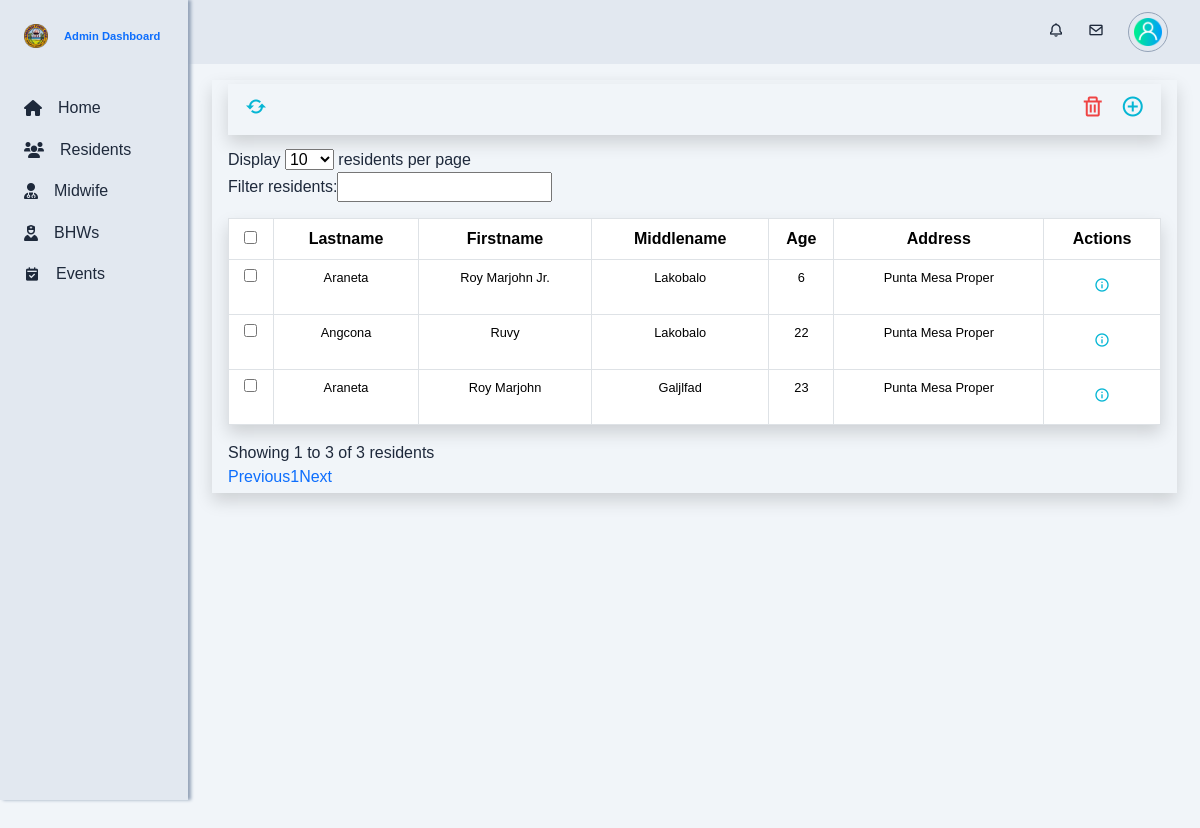
Screenshot of /app/views/admin/residents.php with the database file from the repository.
### tables this page shows
CREATE TABLE `residents` (
  `resident_id` int(10) NOT NULL,
  `account_id` int(10) DEFAULT NULL,
  `personal_info_id` int(10) NOT NULL
);

CREATE TABLE `personal_information` (
  `personal_info_id` int(10) NOT NULL,
  `lastname` varchar(255) NOT NULL,
  `firstname` varchar(255) NOT NULL,
  `middlename` varchar(255) NOT NULL,
  `date_of_birth` date DEFAULT NULL,
  `civil_status` enum('Single','Married','Widowed','Legally Separated') DEFAULT NULL,
  `educational_attainment` enum('Elementary Graduate','Elementary Undergraduate','Highschool Graduate','Highschool Undergraduate','College Graduate','College Undergraduate') DEFAULT NULL,
  `occupation` varchar(255) DEFAULT NULL,
  `religion` varchar(100) DEFAULT NULL,
  `citizenship` varchar(100) DEFAULT NULL,
  `address_id` int(10) NOT NULL,
  `sex` enum('male','female') NOT NULL,
  `phone_number` varchar(20) DEFAULT NULL,
  `email` varchar(255) DEFAULT NULL,
  `id_picture` varchar(255) DEFAULT NULL,
  `isAlive` tinyint(1) NOT NULL DEFAULT 1,
  `isTransferred` tinyint(1) NOT NULL DEFAULT 0,
  `isArchived` tinyint(1) NOT NULL DEFAULT 0,
  `created_at` datetime NOT NULL DEFAULT current_timestamp(),
  `updated_at` datetime NOT NULL DEFAULT current_timestamp()
);

CREATE TABLE `address` (
  `address_id` int(10) NOT NULL,
  `address_name` varchar(255) NOT NULL,
  `address_type` enum('hda','sitio') NOT NULL
);

### app/models/get_residents.php (called while the page is built)
<?php
function getResidents($conn) {
    $sql = "SELECT
                r.*,
                pi.*,
                a.*,
                ac.*,
                TIMESTAMPDIFF(YEAR, pi.date_of_birth, CURDATE()) AS age
            FROM
                residents r
            JOIN
                personal_information pi ON r.personal_info_id = pi.personal_info_id
            JOIN
                address a ON pi.address_id = a.address_id
            JOIN
                accounts ac ON r.account_id = ac.account_id
            WHERE
                ac.isArchived = 0
            ORDER BY
                r.resident_id DESC";
    $result = mysqli_query($conn, $sql);
    $residents_data = [];
    if (mysqli_num_rows($result) > 0) {
        while ($row = mysqli_fetch_assoc($result)) {
            $residents_data[] = $row;
        }
    }
    return $residents_data;
}
?>

### app/views/admin/residents.php (the view, shortened to what this page needs)
<?php
require './config/db_config.php';
require './app/models/get_residents.php';
$residents = getResidents($conn);
?>
<!DOCTYPE html>
<html lang="en">
<head>
    <?php require './app/views/globals/head.php'; ?>
    <link rel="stylesheet" href="./public/css/admin.css">
</head>
<body id="body-pd">
    <?php require 'partials/top_navigation.php'; ?>
    <?php require 'partials/sidebar.php'; ?>
    <div class="height-100 main-content">
        <div class="row shadow p-1">
            <div class="col-md-12">
                <div class="toolbar shadow p-2">
                    <div class="left-toolbar">
                        <button class="spinner"><i class='bx bx-refresh'></i></button>
                    </div>
                    <div class="right-toolbar">
                        <button class="delete-btn"><i class='bx bx-trash'></i></button>
                        <button data-bs-toggle="modal" data-bs-target="#addResidentModal"><i class='bx bx-plus-circle'></i></button>
                    </div>
                </div>
                <table class="table text-center shadow my-3 table-hover table-bordered" id="residentsTable">
                    <thead>
                        <tr>
                            <th><input type="checkbox" id="select-all" class="text-center"></th>
                            <th class="text-center">Lastname</th>
                            <th class="text-center">Firstname</th>
                            <th class="text-center">Middlename</th>
                            <th class="text-center">Age</th>
                            <th class="text-center">Address</th>
                            <th class="text-center">Actions</th>
                        </tr>
                    </thead>
                    <tbody>
                        <?php foreach ($residents as $resident): ?>
                            <tr class="main-row">
                                <td><input type="checkbox" class="row-checkbox" data-resident-id="<?php echo $resident['resident_id']; ?>"></td>
                                <td><?php echo $resident['lastname']; ?></td>
                                <td><?php echo $resident['firstname']; ?></td>
                                <td><?php echo $resident['middlename']; ?></td>
                                <td><?php echo $resident['age']; ?></td>
                                <td><?php echo $resident['address_name']; ?></td>
                                <td>
                                    <a href="admin-residents?resident_id=<?php echo $resident['resident_id']; ?>" class="btn btn-view">
                                        <i class='bx bx-info-circle'></i>
                                    </a>
                                </td>
                            </tr>
                        <?php endforeach; ?>
                    </tbody>
                </table>
            </div>
        </div>
    </div>
</body>
</html>

### public/css/admin.css (style rules this page uses)
:root { --header-height: 3rem; --nav-width: 2rem; --first-color: #f1f5f9; --first-color-light: #f0fdf4; --black-color: #1e293b; --body-font: 'Poppins', sans-serif; --normal-font-size: 1rem; --z-fixed: 100; }
body { position: relative; margin: var(--header-height) 0 0 0; padding: 0 1rem; font-family: var(--body-font); font-size: var(--normal-font-size); background-color: #f1f5f9; color: #1e293b; }
a { text-decoration: none; }
.height-100 { height: 100vh; }
@media screen and (min-width: 768px) { body { margin: calc(var(--header-height) + 1rem) 0 0 0; padding-left: calc(var(--nav-width) + 2rem); } }
@media screen and (min-width: 768px) { td { font-size: 0.8rem; } }
.main-content { margin: 5rem auto; z-index: var(--z-fixed); padding-left: 10rem; padding-right: 1.2rem; }
.toolbar { display: flex; justify-content: space-between; margin-bottom: 0.8rem; }
.table tbody .btn-view { color: #06b6d4; }
.toolbar button { padding: 0.2rem 0.5rem; border: none; background-color: transparent; cursor: pointer; }
.toolbar button i { font-size: 1.5rem; }
.toolbar button .bx-trash { color: #ef4444; }
.toolbar button .bx-plus-circle { color: #06b6d4; }
.toolbar button .bx-refresh { color: #06b6d4; }
.left-toolbar { display: flex; align-items: center; }
.right-toolbar { display: flex; align-items: center; }
input[type="checkbox"] { width: 1.2rem; cursor: pointer; accent-color: #0ea5e9; }

### rows the page displays
residents: personal_info.lastname "Araneta", personal_info.firstname "Roy Marjohn Jr.", personal_info.middlename "Lakobalo", age "6", address.address_name "Punta Mesa Proper"
residents: personal_info.lastname "Angcona", personal_info.firstname "Ruvy", personal_info.middlename "Lakobalo", age "22", address.address_name "Punta Mesa Proper"
residents: personal_info.lastname "Araneta", personal_info.firstname "Roy Marjohn", personal_info.middlename "Galjlfad", age "23", address.address_name "Punta Mesa Proper"
